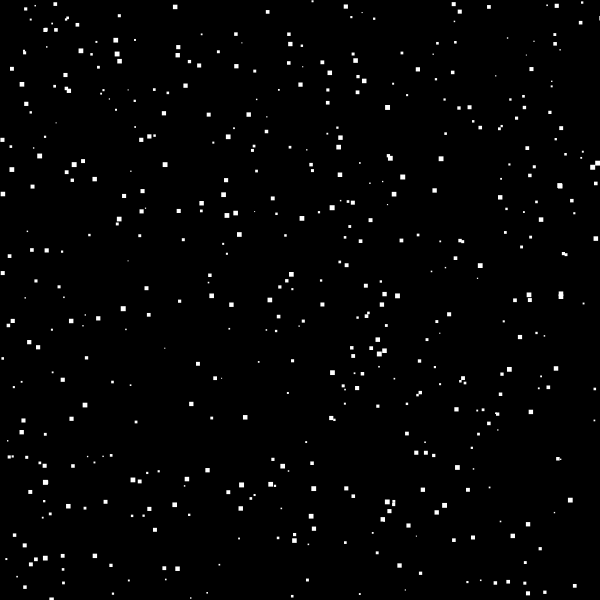
Frame 1 (no input)
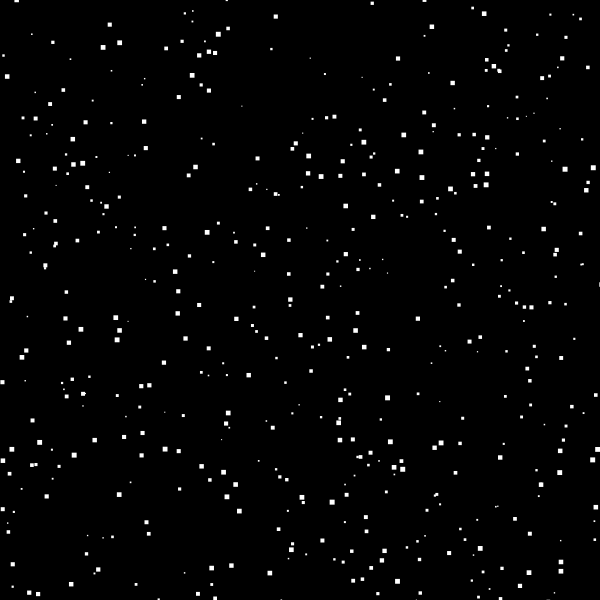
Frame 60 (the mouse pressed at the canvas centre just before this capture)
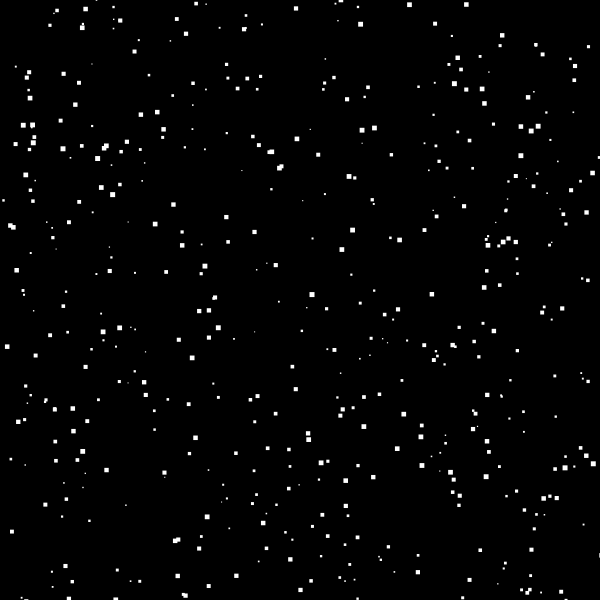
Frame 120 (the mouse held since frame 60 and released just before this capture)

The Processing sketch that drew these frames (run headless with seeded random() and noise(); from frame 60 on, the mouse is pressed at the canvas centre):

// Processing sketch: stars
// ── stars.pde
ArrayList<Star> starList;   // lists can store many objects
int n = 500;                //this is how many objects we will have


void setup() {
  noStroke();
  size(600, 600);
  starList = new ArrayList<Star>(n);   //make the list

  // ~~~~~~~~~ Make a bunch of targets and store them in the list! ~~~~~~~~~
  int i = 0;
  while (i < n) {
    starList.add(new Star());
    i=i+1;
  }
  // ~~~~~~~~~ Done making targets! ~~~~~~~~~~~~~~~~~~~~~~~~~~~~~~~~~~~~~~~~
}


void draw() {
  background(0);
  // ~~~~~~~~~ Go through the list and tell each target to show and act ~~~~
  int i = 0;
  while (i < n) {
    Star currentStar = starList.get(i);
    currentStar.show();
    currentStar.act();
    i=i+1;
  }
  // ~~~~~~~~~ Done showing and acting each target ~~~~~~~~~~~~~~~~~~~~~~~~~
}

// ── star.pde
class Star {

  //INSTANCE VARIABLES
  float x, y, vx, vy, size;

  //CONSTRUCTOR
  Star() {
    x = random(width);
    y = random(height);
    //vx = random(1,5); //blown sideways
    vy = random(1, 5);
    size = vy; //small ones are smaller and is slower, like in distance
  }

  //BEHAVIOUR FUNCTIONS
  void show() {
    fill(255);
    rect(x, y, size, size);
  }

  void act() {
    x = x + vx;
    y = y + vy;
    if (y > height + size/2) {
      y = -size/2; //gets it back to the top of the screen
      x = random(width);
    }
  }
}
